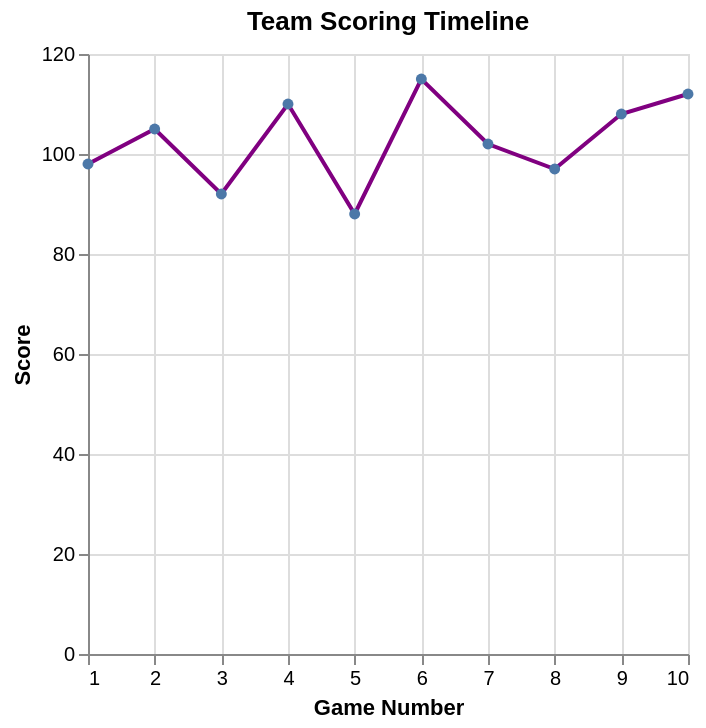

The Vega-Lite source for this figure:
### Vega-Lite specification from a JSON file in a GitHub repository (floating-point values rounded to 4 significant figures)
{"$schema": "https://vega.github.io/schema/vega-lite/v5.json", "description": "Game scores over season", "data": {"values": [{"game": 1, "score": 98}, {"game": 2, "score": 105}, {"game": 3, "score": 92}, {"game": 4, "score": 110}, {"game": 5, "score": 88}, {"game": 6, "score": 115}, {"game": 7, "score": 102}, {"game": 8, "score": 97}, {"game": 9, "score": 108}, {"game": 10, "score": 112}]}, "mark": {"type": "line", "point": true, "strokeWidth": 2, "color": "purple"}, "encoding": {"x": {"field": "game", "type": "quantitative", "axis": {"title": "Game Number"}}, "y": {"field": "score", "type": "quantitative", "axis": {"title": "Score"}}, "tooltip": [{"field": "game", "type": "quantitative", "title": "Game"}, {"field": "score", "type": "quantitative", "title": "Score"}]}, "title": "Team Scoring Timeline"}
